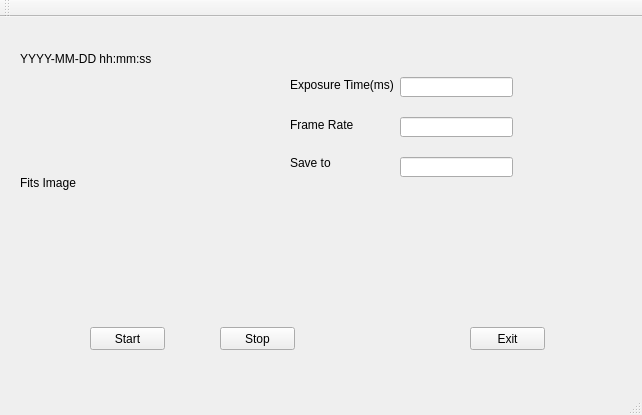
<?xml version="1.0" encoding="UTF-8"?>
<ui version="4.0">
 <class>AndorCCD01Class</class>
 <widget class="QMainWindow" name="AndorCCD01Class">
  <property name="geometry">
   <rect>
    <x>0</x>
    <y>0</y>
    <width>642</width>
    <height>415</height>
   </rect>
  </property>
  <property name="windowTitle">
   <string>AndorCCD01</string>
  </property>
  <widget class="QWidget" name="centralWidget">
   <widget class="QLabel" name="label_ET">
    <property name="geometry">
     <rect>
      <x>290</x>
      <y>60</y>
      <width>121</width>
      <height>16</height>
     </rect>
    </property>
    <property name="frameShape">
     <enum>QFrame::NoFrame</enum>
    </property>
    <property name="text">
     <string>Exposure Time(ms)</string>
    </property>
   </widget>
   <widget class="QLabel" name="label_FR">
    <property name="geometry">
     <rect>
      <x>290</x>
      <y>100</y>
      <width>71</width>
      <height>16</height>
     </rect>
    </property>
    <property name="text">
     <string>Frame Rate</string>
    </property>
   </widget>
   <widget class="QLabel" name="label_ST">
    <property name="geometry">
     <rect>
      <x>290</x>
      <y>140</y>
      <width>54</width>
      <height>12</height>
     </rect>
    </property>
    <property name="text">
     <string>Save to</string>
    </property>
   </widget>
   <widget class="QLineEdit" name="lineEdit_ET">
    <property name="geometry">
     <rect>
      <x>400</x>
      <y>60</y>
      <width>113</width>
      <height>20</height>
     </rect>
    </property>
   </widget>
   <widget class="QLineEdit" name="lineEdit_FR">
    <property name="geometry">
     <rect>
      <x>400</x>
      <y>100</y>
      <width>113</width>
      <height>20</height>
     </rect>
    </property>
   </widget>
   <widget class="QLineEdit" name="lineEdit_ST">
    <property name="geometry">
     <rect>
      <x>400</x>
      <y>140</y>
      <width>113</width>
      <height>20</height>
     </rect>
    </property>
   </widget>
   <widget class="QPushButton" name="Button_Start">
    <property name="geometry">
     <rect>
      <x>90</x>
      <y>310</y>
      <width>75</width>
      <height>23</height>
     </rect>
    </property>
    <property name="text">
     <string>Start</string>
    </property>
   </widget>
   <widget class="QPushButton" name="Button_Stop">
    <property name="geometry">
     <rect>
      <x>220</x>
      <y>310</y>
      <width>75</width>
      <height>23</height>
     </rect>
    </property>
    <property name="text">
     <string>Stop</string>
    </property>
   </widget>
   <widget class="QPushButton" name="Button_Exit">
    <property name="geometry">
     <rect>
      <x>470</x>
      <y>310</y>
      <width>75</width>
      <height>23</height>
     </rect>
    </property>
    <property name="text">
     <string>Exit</string>
    </property>
   </widget>
   <widget class="QLabel" name="label_CT">
    <property name="geometry">
     <rect>
      <x>20</x>
      <y>32</y>
      <width>171</width>
      <height>20</height>
     </rect>
    </property>
    <property name="text">
     <string>YYYY-MM-DD hh:mm:ss</string>
    </property>
   </widget>
   <widget class="QLabel" name="screen_Fits">
    <property name="geometry">
     <rect>
      <x>20</x>
      <y>70</y>
      <width>231</width>
      <height>191</height>
     </rect>
    </property>
    <property name="text">
     <string>Fits Image</string>
    </property>
   </widget>
  </widget>
  <widget class="QToolBar" name="mainToolBar">
   <attribute name="toolBarArea">
    <enum>TopToolBarArea</enum>
   </attribute>
   <attribute name="toolBarBreak">
    <bool>false</bool>
   </attribute>
  </widget>
  <widget class="QStatusBar" name="statusBar"/>
 </widget>
 <layoutdefault spacing="6" margin="11"/>
 <resources>
  <include location="AndorCCD01.qrc"/>
 </resources>
 <connections/>
</ui>
